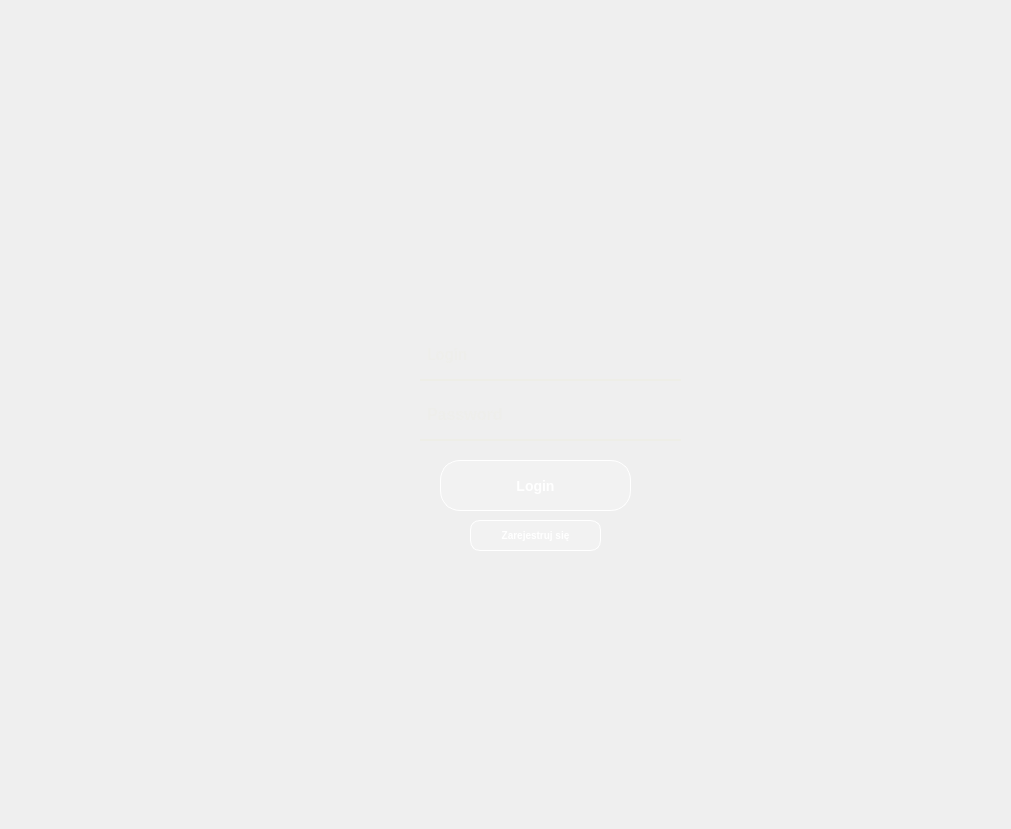
<?xml version="1.0" encoding="UTF-8"?>
<ui version="4.0">
 <class>Login</class>
 <widget class="QMainWindow" name="Login">
  <property name="geometry">
   <rect>
    <x>0</x>
    <y>0</y>
    <width>1011</width>
    <height>829</height>
   </rect>
  </property>
  <property name="sizePolicy">
   <sizepolicy hsizetype="Expanding" vsizetype="Expanding">
    <horstretch>0</horstretch>
    <verstretch>0</verstretch>
   </sizepolicy>
  </property>
  <property name="minimumSize">
   <size>
    <width>1011</width>
    <height>829</height>
   </size>
  </property>
  <property name="maximumSize">
   <size>
    <width>1011</width>
    <height>829</height>
   </size>
  </property>
  <property name="windowTitle">
   <string>Login</string>
  </property>
  <widget class="QWidget" name="centralwidget">
   <property name="styleSheet">
    <string notr="true">QWidget{
	font-family: 'Roboto', sans-serif;
    font-size: 16px;
	font-weight: bold;
}

QLineEdit {
    background-color: transparent;
    border-bottom: 1.5px solid rgb(238, 238, 231);
    border-radius: 0px;
    padding: 5px;
    color: rgb(238, 238, 231);
    position: relative;

}

QPushButton {
    background-color: rgba(255, 255, 255, 0.2); /* Półprzezroczyste tło */
    color: #ffffff; /* Biały tekst */
    border: 1px solid #ffffff; /* Biała obwódka */
    padding: 10px 20px; /* Odpowiednie wypełnienie */
    border-radius: 20px; /* Okrągłe rogi */
    text-transform: uppercase; /* Tekst wielkimi literami */
    font-weight: bold; /* Pogrubienie tekstu */
    font-size: 14px; /* Rozmiar czcionki */
    transition: all 0.3s ease; /* Animacja przejścia */
    cursor: pointer; /* Kursor w formie wskaźnika */
}

QPushButton:hover {
    background-color: rgba(255, 255, 255, 0.3); /* Zwiększenie przejrzystości tła przy najechaniu */
    border-color: #ffffff; /* Biała obwódka */
}</string>
   </property>
   <widget class="QLabel" name="background">
    <property name="geometry">
     <rect>
      <x>0</x>
      <y>0</y>
      <width>1011</width>
      <height>831</height>
     </rect>
    </property>
    <property name="sizePolicy">
     <sizepolicy hsizetype="Preferred" vsizetype="Preferred">
      <horstretch>0</horstretch>
      <verstretch>0</verstretch>
     </sizepolicy>
    </property>
    <property name="minimumSize">
     <size>
      <width>0</width>
      <height>0</height>
     </size>
    </property>
    <property name="maximumSize">
     <size>
      <width>16777215</width>
      <height>16777215</height>
     </size>
    </property>
    <property name="autoFillBackground">
     <bool>false</bool>
    </property>
    <property name="styleSheet">
     <string notr="true">background-image: url(:/background/background.png);</string>
    </property>
    <property name="text">
     <string/>
    </property>
    <property name="pixmap">
     <pixmap resource="sources/login.qrc">:/background/background.png</pixmap>
    </property>
    <property name="scaledContents">
     <bool>true</bool>
    </property>
   </widget>
   <widget class="QPushButton" name="loginButton">
    <property name="geometry">
     <rect>
      <x>440</x>
      <y>460</y>
      <width>191</width>
      <height>51</height>
     </rect>
    </property>
    <property name="styleSheet">
     <string notr="true"/>
    </property>
    <property name="text">
     <string>Login</string>
    </property>
   </widget>
   <widget class="QLabel" name="passwordIcon">
    <property name="geometry">
     <rect>
      <x>370</x>
      <y>390</y>
      <width>41</width>
      <height>51</height>
     </rect>
    </property>
    <property name="styleSheet">
     <string notr="true">image: url(:/password/password.png);</string>
    </property>
    <property name="text">
     <string/>
    </property>
   </widget>
   <widget class="QLineEdit" name="loginLabel">
    <property name="geometry">
     <rect>
      <x>420</x>
      <y>330</y>
      <width>261</width>
      <height>51</height>
     </rect>
    </property>
    <property name="font">
     <font>
      <family>Roboto,sans-serif</family>
      <pointsize>-1</pointsize>
      <weight>75</weight>
      <bold>true</bold>
     </font>
    </property>
    <property name="cursor">
     <cursorShape>IBeamCursor</cursorShape>
    </property>
    <property name="styleSheet">
     <string notr="true"/>
    </property>
    <property name="text">
     <string/>
    </property>
    <property name="maxLength">
     <number>250</number>
    </property>
    <property name="frame">
     <bool>true</bool>
    </property>
    <property name="alignment">
     <set>Qt::AlignLeading|Qt::AlignLeft|Qt::AlignVCenter</set>
    </property>
    <property name="placeholderText">
     <string>Login</string>
    </property>
    <property name="cursorMoveStyle">
     <enum>Qt::LogicalMoveStyle</enum>
    </property>
   </widget>
   <widget class="QLineEdit" name="passwordLabel">
    <property name="geometry">
     <rect>
      <x>420</x>
      <y>390</y>
      <width>261</width>
      <height>51</height>
     </rect>
    </property>
    <property name="styleSheet">
     <string notr="true"/>
    </property>
    <property name="text">
     <string/>
    </property>
    <property name="maxLength">
     <number>250</number>
    </property>
    <property name="echoMode">
     <enum>QLineEdit::Password</enum>
    </property>
    <property name="alignment">
     <set>Qt::AlignLeading|Qt::AlignLeft|Qt::AlignVCenter</set>
    </property>
    <property name="placeholderText">
     <string>Password</string>
    </property>
   </widget>
   <widget class="QLabel" name="loginIcon">
    <property name="geometry">
     <rect>
      <x>370</x>
      <y>330</y>
      <width>41</width>
      <height>51</height>
     </rect>
    </property>
    <property name="styleSheet">
     <string notr="true">image: url(:/login/login.png);</string>
    </property>
    <property name="text">
     <string/>
    </property>
   </widget>
   <widget class="QPushButton" name="registerButton">
    <property name="geometry">
     <rect>
      <x>470</x>
      <y>520</y>
      <width>131</width>
      <height>31</height>
     </rect>
    </property>
    <property name="styleSheet">
     <string notr="true">font-size: 10px;
padding: 5px 10px;
border-radius: 10px;</string>
    </property>
    <property name="text">
     <string>Zarejestruj się</string>
    </property>
   </widget>
   <widget class="QLabel" name="errorLabel">
    <property name="geometry">
     <rect>
      <x>300</x>
      <y>250</y>
      <width>451</width>
      <height>61</height>
     </rect>
    </property>
    <property name="styleSheet">
     <string notr="true">    background-color: transparent;
    color: rgba(230, 0, 0, 0.6);
    position: relative;
	font-family: 'Roboto', sans-serif;
    font-size: 11px;
	font-style:italic;</string>
    </property>
    <property name="text">
     <string/>
    </property>
    <property name="alignment">
     <set>Qt::AlignCenter</set>
    </property>
   </widget>
  </widget>
 </widget>
 <resources>
  <include location="sources/login.qrc"/>
  <include location="sources/login.qrc"/>
 </resources>
 <connections/>
</ui>
